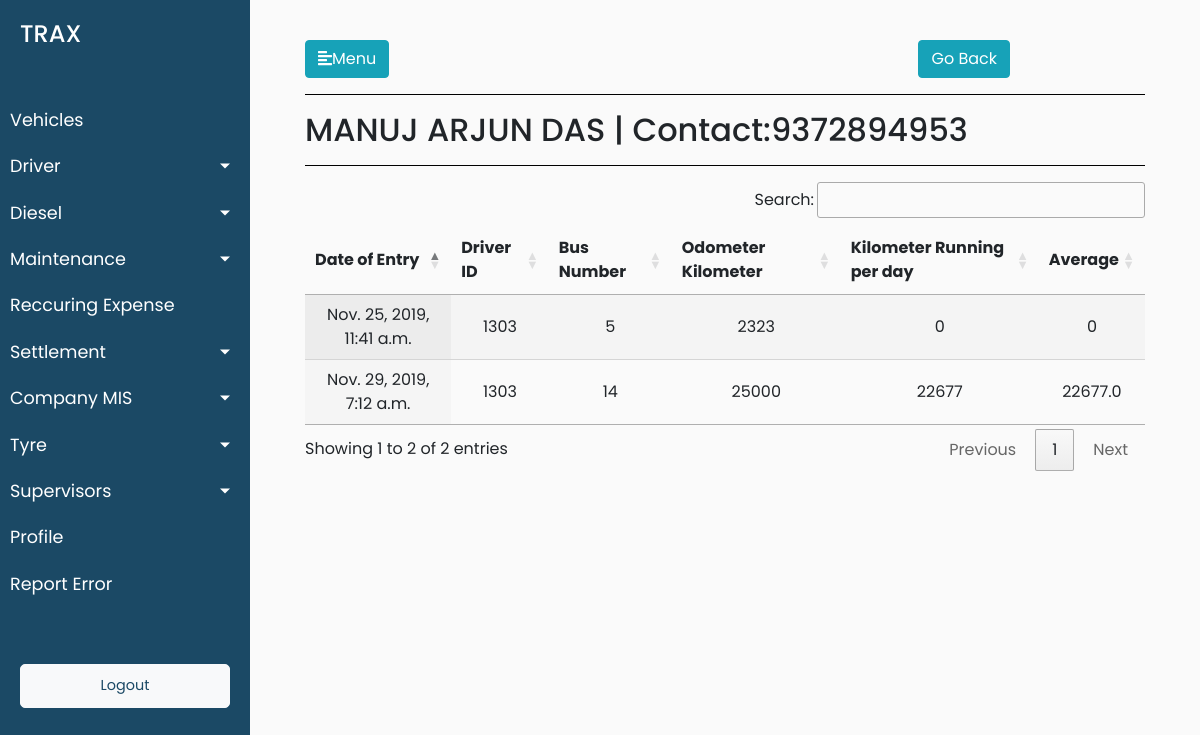
The page /driver/drivers_details/2 (signed in) on the database its author committed.
### trax_vehicle_manager_data/models.py (models this page shows, shortened)
class Drivers(models.Model):
        driver_reference_no = models.IntegerField()
        driver_driver_name = models.CharField(max_length=264,default="")
        driver_vehicle_short_number = models.CharField(max_length=12,blank=True)
        driver_vehicle_number = models.CharField(max_length=12,blank=True)
        driver_vehicle_type = models.CharField(max_length=264,blank=True)
        vehicle_type_of_module = models.CharField(max_length=264,blank=True)
        driver_joining_date = models.DateTimeField(default=timezone.now)
        driver_license_number = models.CharField(max_length=264,blank=True)
        driver_aadhar_number = models.CharField(max_length=264,blank=True,default="")
        driver_contact_number = models.CharField(max_length=264,blank=True,default="")
        driver_pan_number = models.CharField(max_length=264,blank=True,default="")
        driver_address_proof = models.CharField(max_length=264,blank=True,default="")
        driver_photoid_proof = models.CharField(max_length=264,blank=True,default="")
        driver_driver_bank_name = models.CharField(max_length=264,default="")
        driver_bank_name = models.CharField(max_length=264,blank=True,default="")
        driver_bank_account_number = models.CharField(max_length=264,blank=True)
        driver_ban_ifsc_code = models.CharField(max_length=264,blank=True,default="")
        driver_bank_branch = models.CharField(max_length=264,blank=True,default="")
        driver_alternate_contact_number=models.CharField(max_length=264,blank=True,default="")
        driver_license_residence_address=models.CharField(max_length=264,blank=True,default="")
        driver_aadhar_card_residence_address=models.CharField(max_length=264,blank=True,default="")
        driver_years_of_experience = models.CharField(max_length=264,blank=True,default="")
        driver_last_employer_name = models.CharField(max_length=264,blank=True,default="")
        driver_years_with_kruze_or_aaron = models.CharField(max_length=264,blank=True,default="")
        def __str__(self):
                return str(self.driver_reference_no)

class Drivers_Odometer_Data(models.Model):
        drivers_odometer_data_date_of_entry = models.DateTimeField(default=timezone.now)
        drivers_odometer_data_driver_id = models.ForeignKey(Drivers, on_delete = models.CASCADE)
        drivers_odometer_data_mobile_number = models.CharField(max_length=12,blank=True)
        drivers_odometer_data_vehicle_number = models.ForeignKey(Vehicles, on_delete = models.CASCADE,blank=True, null=True)
        drivers_odometer_data_odometer_kilometer = models.CharField(max_length=12,blank=True)
        drivers_odometer_data_cleaner_id = models.ForeignKey(Cleaners, on_delete = models.CASCADE,blank=True, null=True)
        class Meta:
                verbose_name_plural = "Drivers Odometer List"
                verbose_name = "Driver's Odometer"

class Vehicles(models.Model):
        vehicle_ownership_choices = (('ATPL','ATPL'),('AT','AT'),('CT','CT'))
        vehicle_ownership_name = models.CharField(choices=vehicle_ownership_choices,max_length=900,default="AT")
        vehicle_id = models.CharField(max_length=900,blank=True)
        vehicle_number = models.CharField(max_length=900,blank=True)
        vehicle_card_number = models.CharField(max_length=900,blank=True)
        vehicle_seating_capacity = models.CharField(max_length=900,blank=True)
        minimum_average = models.CharField(max_length=900,blank=True)
        incremental_average = models.CharField(max_length=900,blank=True)
        vehicle_current_status = models.CharField(max_length=900,blank=True)
        vehicle_buying_date = models.DateTimeField(blank=True)
        vehicle_type = models.CharField(max_length=900,blank=True)
        vehicle_ownership = models.CharField(max_length=900,blank=True)
        vehicle_ownership_details = models.CharField(max_length=900,blank=True)
        vehicle_manufacturer = models.CharField(max_length=900,blank=True)
        vehicle_registered_number = models.CharField(max_length=900,blank=True)
        driver_id = models.ForeignKey(Drivers, on_delete = models.CASCADE)
        cleaner_id = models.ForeignKey(Cleaners, on_delete = models.CASCADE)
        def __str__(self):
            return str(self.pk)
        class Meta:
                verbose_name_plural = "Vehicles Master List"
                verbose_name = "Vehicle"

### trax_vehicle_manager_data/views.py (the view)
# urls.py: path('driver/drivers_details/<int:pk>',views.drivers_details,name='drivers_details'),
@login_required(login_url='/login')
def drivers_details(request,pk):
    driver_odometer_filered_based_on_driver_pk = Drivers_Odometer_Data.objects.filter(drivers_odometer_data_driver_id=Drivers.objects.get(pk=pk)).all()
    objects_odometer_list = []
    for driver_odometer_filered_based_on_driver_pk_single in driver_odometer_filered_based_on_driver_pk:
        objects_odometer_list.append(int(driver_odometer_filered_based_on_driver_pk_single.drivers_odometer_data_odometer_kilometer))
    objects_km_per_day = []
    for i in range(1,len(objects_odometer_list)):
        x = objects_odometer_list[i] - objects_odometer_list[i-1]
        objects_km_per_day.append(x)
    odometer_total = 0
    objects_average_list = []
    for j in range(0,len(objects_km_per_day)):
        odometer_total = (odometer_total+objects_km_per_day[j])
        average_total = odometer_total/(j+1)
        objects_average_list.append(average_total)
    objects_km_per_day.insert(0,0)
    objects_average_list.insert(0,0)
    driver_odometer_km_average_dict = {}
    counter = 0
    driver_odometer_filered_based_on_driver_pk_in_desc = Drivers_Odometer_Data.objects.filter(drivers_odometer_data_driver_id=Drivers.objects.get(pk=pk)).all().order_by('-pk')
    for driver_odometer_filered_based_on_driver_pk_desc in driver_odometer_filered_based_on_driver_pk_in_desc:
        counter = counter + 1
        driver_odometer_km_average_dict[driver_odometer_filered_based_on_driver_pk_desc]=[objects_km_per_day[len(objects_km_per_day)-counter],objects_average_list[len(objects_average_list)-counter]]
    driver_name = Drivers.objects.get(pk=pk).driver_driver_name
    driver_contact = Drivers.objects.get(pk=pk).driver_contact_number
    data = {'driver_odometer_filered_based_on_driver_pk':driver_odometer_filered_based_on_driver_pk,'driver_odometer_km_average_dict':driver_odometer_km_average_dict,'driver_name':driver_name,'driver_contact':driver_contact}
    return render(request,'trax_vehicle_manager_data/driver_detail.html',data)

### trax_vehicle_manager_data/templates/trax_vehicle_manager_data/driver_detail.html (shortened to what this page needs)
{% extends 'trax_vehicle_manager_data/base.html' %}
{% load static %}
{% block stylesheets %}
<link rel="stylesheet" href="//cdn.datatables.net/1.10.19/css/jquery.dataTables.min.css">
{% endblock stylesheets %}
{% block content %}
        <button type="button" class="btn btn-info" style="float:right;margin-right:135px;"> <a href="{% url 'trax_vehicle_manager_data:drivers_usage' %}">
										Go Back
									</a></button>
                <hr style="background-color: black">
                <h2>{{driver_name}} | Contact:{{driver_contact}}</h2>
               <hr style="background-color: black">
                <div>
                {% if driver_odometer_filered_based_on_driver_pk %}
                    <table id="test_table" class="display" style="width:100%;text-align: center">
                        <thead>
                            <tr>
                                <th>Date of Entry</th>
                                <th>Driver ID</th>
                                <th>Bus Number</th>
                                <th>Odometer Kilometer</th>
                                <th>Kilometer Running per day</th>
                                <th>Average</th>
                            </tr>
                        </thead>
                        <tbody>
                            {% for key,value in driver_odometer_km_average_dict.items %}
                            <tr>
                                <td>{{key.drivers_odometer_data_date_of_entry}}</td>
                                <td>{{key.drivers_odometer_data_driver_id}}</td>
                                <td>{{key.drivers_odometer_data_vehicle_number}}</td>
                                <td>{{key.drivers_odometer_data_odometer_kilometer}}</td>
                                <td>{{value.0}}</td>
                                <td>{{value.1}}</td>
                            </tr>
                            {% endfor %}
                        </tbody>
                    </table>
                    {% else %}
                    <p class="no-leads text-primary">No data added yet.</p>
                    {% endif %}
                </div>
            </div>
        </div>
    </div>
{% endblock %}

### trax_vehicle_manager_data/static/trax_vehicle_manager_data/style.css (style rules this page uses)
body { font-family: 'Poppins', sans-serif; background: #fafafa; }
a, a:hover, a:focus { color: inherit; text-decoration: none; transition: all 0.3s; }
#test_table { text-align: center; }

### rows shown on the page
Drivers: driver_driver_name "MANUJ ARJUN DAS", driver_contact_number "9372894953"
Drivers_Odometer_Data: drivers_odometer_data_date_of_entry "Nov. 29, 2019, 7:12 a.m.", drivers_odometer_data_driver_id "1303", drivers_odometer_data_vehicle_number "14", drivers_odometer_data_odometer_kilometer "25000", value "22677", value "22677.0"
Drivers_Odometer_Data: drivers_odometer_data_date_of_entry "Nov. 25, 2019, 11:41 a.m.", drivers_odometer_data_driver_id "1303", drivers_odometer_data_vehicle_number "5", drivers_odometer_data_odometer_kilometer "2323", value "0"
